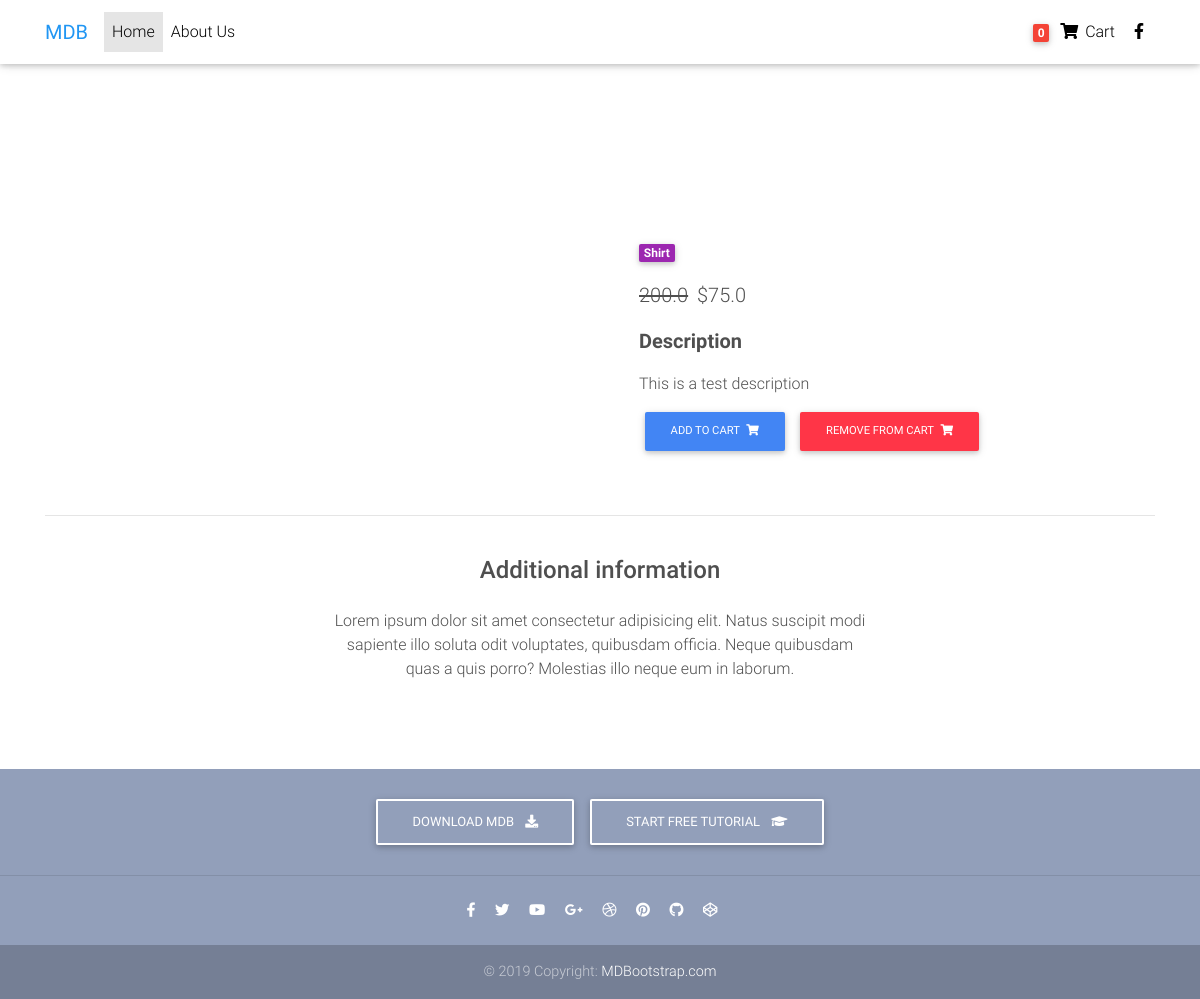
/order/product/test-product-1/, run on the app's committed database.
### Order/models.py (models this page shows, shortened)
class Item(models.Model):
    title = models.CharField(max_length=100)
    price = models.FloatField()
    discount_price = models.FloatField(blank=True, null=True)
    category = models.CharField(choices=CATEGORY_CHOICES, max_length=2)
    label =  models.CharField(choices=LABEL_CHOICES, max_length=1)
    slug = models.SlugField()
    description = models.TextField()
    def get_add_to_cart_url(self):
        return reverse("add_to_cart", kwargs={
            'slug': self.slug
        })
    def get_remove_from_cart_url(self):
        return reverse("remove_from_cart", kwargs={
            'slug': self.slug
        })

### Order/views.py (the view)
# urls.py: path('product/<slug>/', ItemDetailView.as_view(), name='product'),
class ItemDetailView(DetailView):
    model = Item
    template_name = 'Order/product-page.html'

### Order/templatetags/cart_template_tags.py (called while the page is built)
@register.filter
def cart_item_count(user):
    if user.is_authenticated:
        qs = Order.objects.filter(user=user, ordered=False)
        if qs.exists():
            return qs[0].items.count()
    return 0

### Order/templates/Order/product-page.html (shortened to what this page needs)
{% load static %}
{% load cart_template_tags %}
<!DOCTYPE html>
<html lang="en">
<head>
  <link rel="stylesheet" href="https://use.fontawesome.com/releases/v5.11.2/css/all.css">
  <link href="{% static 'Order/css/bootstrap.min.css' %}" rel="stylesheet">
  <link href="{% static 'Order/css/mdb.min.css' %}" rel="stylesheet">
  <link href="{% static 'Order/css/style.min.css' %}" rel="stylesheet">
</head>
<body>
  <nav class="navbar fixed-top navbar-expand-lg navbar-light white scrolling-navbar">
    <div class="container">
      <a class="navbar-brand waves-effect" href="https://mdbootstrap.com/docs/jquery/" target="_blank">
        <strong class="blue-text">MDB</strong>
      </a>
      <div class="collapse navbar-collapse" id="navbarSupportedContent">
        <ul class="navbar-nav mr-auto">
          <li class="nav-item active">
            <a class="nav-link waves-effect" href="#">Home
            </a>
          </li>
          <li class="nav-item">
            <a class="nav-link waves-effect" href="https://mdbootstrap.com/docs/jquery/" target="_blank">About Us</a>
          </li>
        </ul>
        <ul class="navbar-nav nav-flex-icons">
          <li class="nav-item">
            <a href="{% url 'order_summary' %}" class="nav-link waves-effect">
              <span class="badge red z-depth-1 mr-1">{{ request.user|cart_item_count }}</span>
              <i class="fas fa-shopping-cart"></i>
              <span class="clearfix d-none d-sm-inline-block"> Cart </span>
            </a>
          </li>
          <li class="nav-item">
            <a href="https://www.facebook.com/mdbootstrap" class="nav-link waves-effect" target="_blank">
              <i class="fab fa-facebook-f"></i>
            </a>
          </li>
        </ul>
      </div>
    </div>
  </nav>
  <div class="mt-5 pt-5">
    </div>
  <main class="mt-5 pt-4">
    <div class="container dark-grey-text mt-5">
      <div class="row wow fadeIn">
        <div class="col-md-6 mb-4">
        </div>
        <div class="col-md-6 mb-4">
          <div class="p-4">
            <div class="mb-3">
              <a href="">
                <span class="badge purple mr-1">{{ object.get_category_display }}</span>
              </a>
            </div>
            <p class="lead">
              {% if object.discount_price %}
                <span class="mr-1">
                <del>{{ object.price }}</del>
                </span>
                <span>${{ object.discount_price }}</span>
                  {% else %}
                    <span>${{ object.price }}</span>
              {% endif %}
            </p>
            <p class="lead font-weight-bold">Description</p>
            <p>{{ object.description }}</p>
            <a class="btn btn-primary btn-md my-0 p" href="{{ object.get_add_to_cart_url }}" type="submit">Add to cart
              <i class="fas fa-shopping-cart ml-1"></i>
            </a>
            <a class="btn btn-danger btn-md my-0 p" href="{{ object.get_remove_from_cart_url }}" type="submit">Remove from Cart
              <i class="fas fa-shopping-cart ml-1"></i>
            </a>
          </div>
        </div>
      </div>
      <hr>
      <div class="row d-flex justify-content-center wow fadeIn">
        <div class="col-md-6 text-center">
          <h4 class="my-4 h4">Additional information</h4>
          <p>Lorem ipsum dolor sit amet consectetur adipisicing elit. Natus suscipit modi sapiente illo soluta odit
            voluptates,
            quibusdam officia. Neque quibusdam quas a quis porro? Molestias illo neque eum in laborum.</p>
        </div>
      </div>
      <div class="row wow fadeIn">
        <div class="col-lg-4 col-md-12 mb-4">
        </div>
        <div class="col-lg-4 col-md-6 mb-4">
        </div>
        <div class="col-lg-4 col-md-6 mb-4">
        </div>
      </div>
    </div>
  </main>
  <footer class="page-footer text-center font-small mt-4 wow fadeIn">
    <div class="pt-4">
      <a class="btn btn-outline-white" href="https://mdbootstrap.com/docs/jquery/getting-started/download/" target="_blank"
        role="button">Download MDB
        <i class="fas fa-download ml-2"></i>
      </a>
      <a class="btn btn-outline-white" href="https://mdbootstrap.com/education/bootstrap/" target="_blank" role="button">Start
        free tutorial
        <i class="fas fa-graduation-cap ml-2"></i>
      </a>
    </div>
    <hr class="my-4">
    <div class="pb-4">
      <a href="https://www.facebook.com/mdbootstrap" target="_blank">
        <i class="fab fa-facebook-f mr-3"></i>
      </a>
      <a href="https://twitter.com/MDBootstrap" target="_blank">
        <i class="fab fa-twitter mr-3"></i>
      </a>
      <a href="https://www.youtube.com/watch?v=7MUISDJ5ZZ4" target="_blank">
        <i class="fab fa-youtube mr-3"></i>
      </a>
      <a href="https://plus.google.com/u/0/b/107863090883699620484" target="_blank">
        <i class="fab fa-google-plus-g mr-3"></i>
      </a>
      <a href="https://dribbble.com/mdbootstrap" target="_blank">
        <i class="fab fa-dribbble mr-3"></i>
      </a>
      <a href="https://pinterest.com/mdbootstrap" target="_blank">
        <i class="fab fa-pinterest mr-3"></i>
      </a>
      <a href="https://github.com/mdbootstrap/bootstrap-material-design" target="_blank">
        <i class="fab fa-github mr-3"></i>
      </a>
      <a href="http://codepen.io/mdbootstrap/" target="_blank">
        <i class="fab fa-codepen mr-3"></i>
      </a>
    </div>
    <div class="footer-copyright py-3">
      © 2019 Copyright:
      <a href="https://mdbootstrap.com/education/bootstrap/" target="_blank"> MDBootstrap.com </a>
    </div>
  </footer>
</body>
</html>

### data on the page
Item: category "Shirt", price "200.0", discount_price "75.0", description "This is a test description"

### other printed values
{{ request.user|cart_item_count }} "0"
